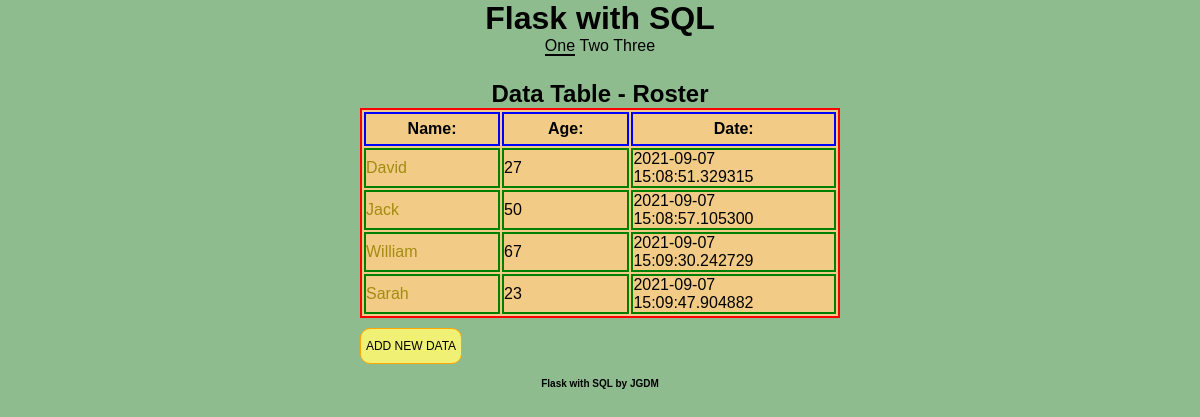
Before: / with the older database file.
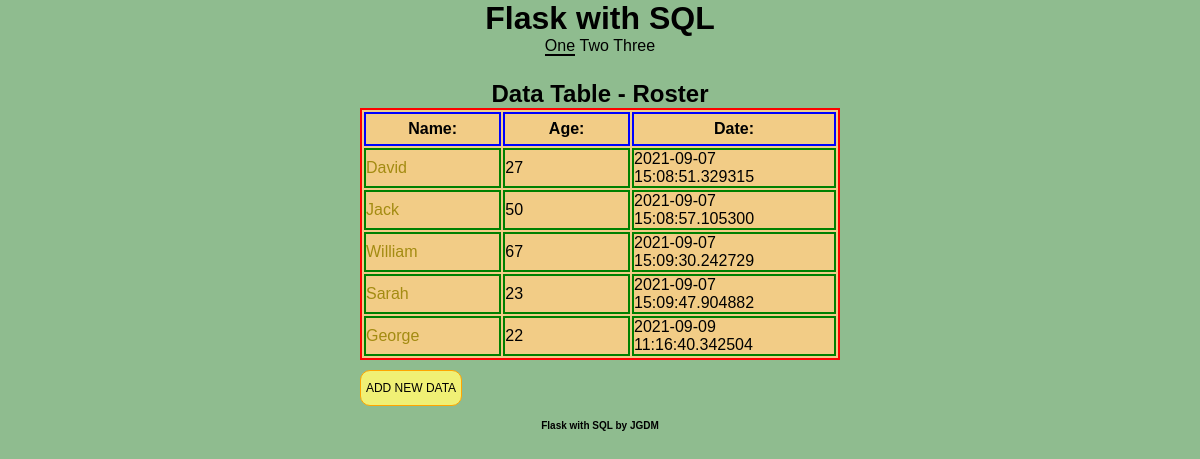
After: the same page with the newer database file.
### models.py (models this page shows, shortened)
class Roster(db.Model):
    id = db.Column(db.Integer(), primary_key=True)
    name = db.Column("Name", db.String(80), unique=True, nullable=False)
    age = db.Column("Age", db.Integer, unique=True, nullable=False)
    joined = db.Column('Joined', db.DateTime, default=datetime.datetime.now)

### app.py (the view)
@app.route('/')
def index():
    roster = Roster.query.all()
    return render_template("index.html", roster=roster)

### templates/index.html (shortened to what this page needs)
{% extends "main.html" %}
    {% block nav_block %}
        <nav>
            <ul>
                <li><a href="/" class="selected" >One</a></li>
                <li><a href="/two">Two</a></li>
                <li><a href="/three">Three</a></li>
            </ul>
        </nav>
    {% endblock %}
    {% block main_block %}
        <h2>Data Table - Roster</h2>
        <table>
            <tr>
                <th>Name:</th>
                <th>Age:</th>
                <th>Date:</th>
            </tr>
            {% for people in roster %}
                <tr>
                    <td> <a href="{{ url_for('single', id=people.id )}}">{{ people.name }} </a> </td>
                    <td>{{ people.age }}</td>
                    <td>{{ people.joined }}</td>
                </tr>
            {% endfor %}
        </table>
        {% endblock %}
        {% block btn_block %}
            <a class="goToForm" href="{{ url_for('main_form') }}" title="Add a new entry" aria-label="Add a new entry">Add New Data</a>
        {% endblock %}

### templates/main.html (shortened to what this page needs)
<!DOCTYPE html>
<html lang="en">
<head>
    <link rel="stylesheet" type="text/css" href="{{url_for('static', filename='style.css')}}">
</head>
<body>
    <header>
        <h1>Flask with SQL</h1>
        {% block nav_block %}  {% endblock %}
    </header>
    <main>
    {% block main_block %}
    {% endblock %}
    {% block btn_block %}  {% endblock %}
</main>
    <footer>
        <p>Flask with SQL by JGDM</p>
    </footer>
</body>
</html>

### static/style.css (style rules this page uses)
main button, main a.goToForm { width: 100px; display: inline-block; color: #000000; font-size: 12px; text-decoration: none; margin: 0 auto; padding: 10px 0px; background: #f0f075; border: solid orange 1px; border-radius: 10px; margin-top: 10px; cursor: pointer; text-align: center; text-transform: uppercase; }
* { padding: 0; margin: 0; }
body { background: darkseagreen; font-family: arial; }
header { width: 100%; height: auto; height: 80px; color: white; color: #000000; }
header h1 { text-align: center; }
header nav { text-align: center; }
header nav ul { list-style: none; }
header nav ul li { display: inline-block; }
header nav ul a { color: #000000; text-decoration: none; }
header nav ul .selected { border-bottom: solid 2px black; }
main { display: block; margin: 0 auto; width: 480px; }
main h1, main h2 { color: #000000; text-align: center; }
main table { display: block; margin: 0 auto; border: solid red 2px; background: #f2cc86; color: #000000; }
main table tbody td { width: 10%; border: green 2px solid; }
main table tbody td a { color: #a38b11; text-decoration: none; }
main table tbody th { width: 10%; border: blue 2px solid; height: 30px; }
footer { width: 100%; margin-top: 14px; color: #000000; }
footer p { font-size: 10px; font-weight: bold; text-align: center; }

Changed rows visible on the page:
added Roster: name "George", age "22", joined "2021-09-09 11:16:40.342504"
